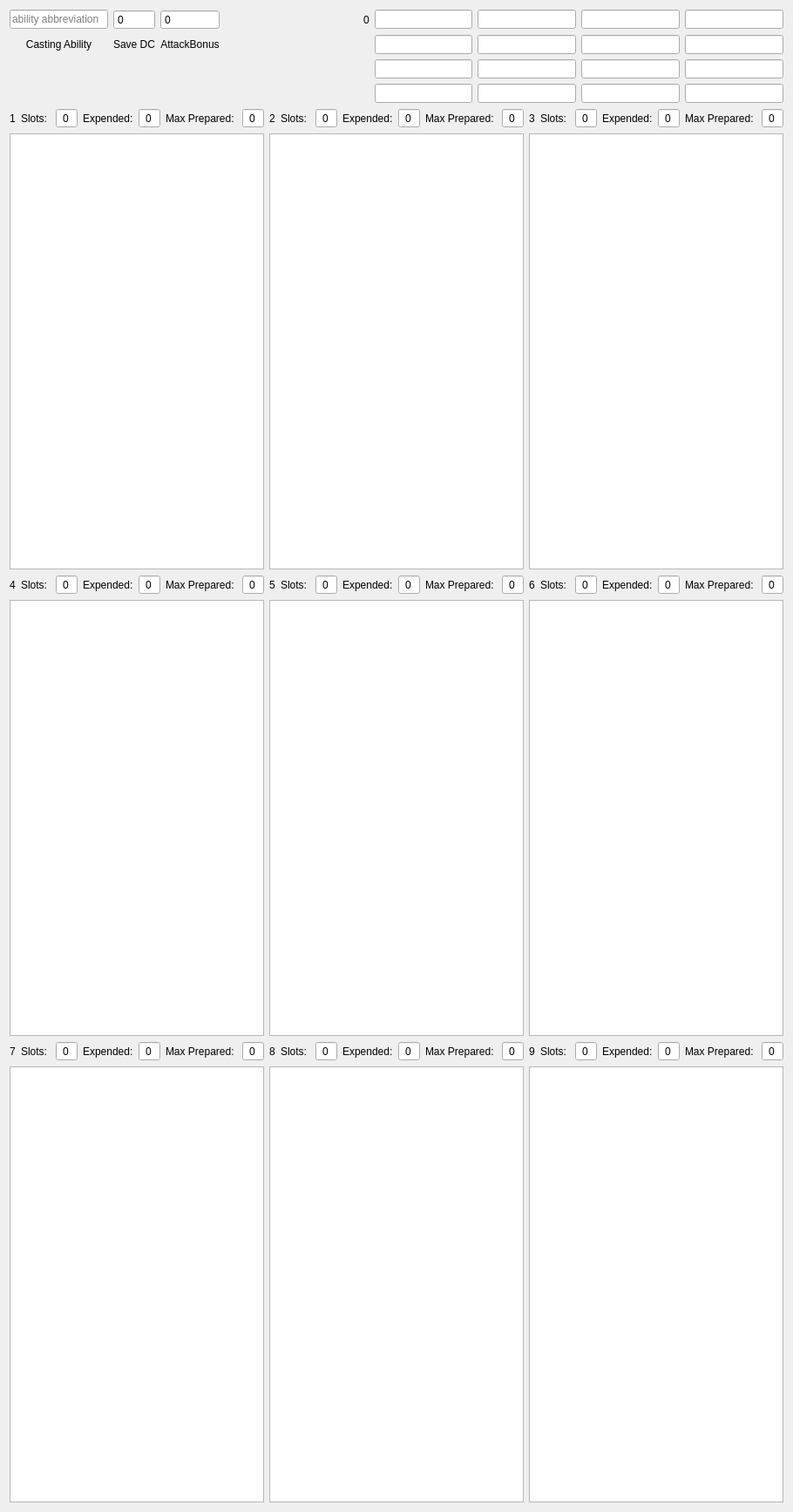
    <widget class="QWidget" name="spellSheet" native="true">
     <layout class="QVBoxLayout" name="verticalLayout">
      <item>
       <layout class="QGridLayout" name="spellHeader">
        <item row="0" column="0">
         <widget class="QLineEdit" name="spellAbility">
          <property name="maxLength">
           <number>3</number>
          </property>
          <property name="placeholderText">
           <string>ability abbreviation</string>
          </property>
         </widget>
        </item>
        <item row="1" column="7">
         <widget class="QLineEdit" name="spellLevel0_6"/>
        </item>
        <item row="0" column="8">
         <widget class="QLineEdit" name="spellLevel0_3"/>
        </item>
        <item row="0" column="3">
         <widget class="QPushButton" name="spellRoll">
          <property name="sizePolicy">
           <sizepolicy hsizetype="Maximum" vsizetype="Fixed">
            <horstretch>0</horstretch>
            <verstretch>0</verstretch>
           </sizepolicy>
          </property>
          <property name="text">
           <string/>
          </property>
          <property name="icon">
           <iconset resource="resource_icons.qrc">
            <normaloff>:/images/Icons/roll.png</normaloff>:/images/Icons/roll.png</iconset>
          </property>
          <property name="flat">
           <bool>true</bool>
          </property>
         </widget>
        </item>
        <item row="1" column="2">
         <widget class="QLabel" name="spellAttackLabel">
          <property name="sizePolicy">
           <sizepolicy hsizetype="Preferred" vsizetype="Maximum">
            <horstretch>0</horstretch>
            <verstretch>0</verstretch>
           </sizepolicy>
          </property>
          <property name="text">
           <string>AttackBonus</string>
          </property>
          <property name="alignment">
           <set>Qt::AlignCenter</set>
          </property>
         </widget>
        </item>
        <item row="0" column="5">
         <widget class="QLabel" name="spellLevel0Label">
          <property name="styleSheet">
           <string notr="true">font: 14pt &quot;MS Shell Dlg 2&quot;;</string>
          </property>
          <property name="text">
           <string>0</string>
          </property>
          <property name="scaledContents">
           <bool>false</bool>
          </property>
          <property name="alignment">
           <set>Qt::AlignCenter</set>
          </property>
         </widget>
        </item>
        <item row="1" column="0">
         <widget class="QLabel" name="spellAbilityLabel">
          <property name="sizePolicy">
           <sizepolicy hsizetype="Preferred" vsizetype="Maximum">
            <horstretch>0</horstretch>
            <verstretch>0</verstretch>
           </sizepolicy>
          </property>
          <property name="text">
           <string>Casting Ability</string>
          </property>
          <property name="alignment">
           <set>Qt::AlignCenter</set>
          </property>
         </widget>
        </item>
        <item row="0" column="2">
         <widget class="QSpinBox" name="spellAttack">
          <property name="buttonSymbols">
           <enum>QAbstractSpinBox::NoButtons</enum>
          </property>
          <property name="minimum">
           <number>-20</number>
          </property>
          <property name="maximum">
           <number>30</number>
          </property>
         </widget>
        </item>
        <item row="2" column="9">
         <widget class="QLineEdit" name="spellLevel0_12"/>
        </item>
        <item row="0" column="1">
         <widget class="QSpinBox" name="spellDC">
          <property name="buttonSymbols">
           <enum>QAbstractSpinBox::NoButtons</enum>
          </property>
          <property name="minimum">
           <number>-20</number>
          </property>
          <property name="maximum">
           <number>30</number>
          </property>
         </widget>
        </item>
        <item row="2" column="8">
         <widget class="QLineEdit" name="spellLevel0_11"/>
        </item>
        <item row="2" column="6">
         <widget class="QLineEdit" name="spellLevel0_9"/>
        </item>
        <item row="0" column="4">
         <spacer name="horizontalSpacer">
          <property name="orientation">
           <enum>Qt::Horizontal</enum>
          </property>
          <property name="sizeHint" stdset="0">
           <size>
            <width>40</width>
            <height>20</height>
           </size>
          </property>
         </spacer>
        </item>
        <item row="1" column="6">
         <widget class="QLineEdit" name="spellLevel0_5"/>
        </item>
        <item row="0" column="7">
         <widget class="QLineEdit" name="spellLevel0_2"/>
        </item>
        <item row="2" column="7">
         <widget class="QLineEdit" name="spellLevel0_10"/>
        </item>
        <item row="1" column="1">
         <widget class="QLabel" name="spellDCLabel">
          <property name="sizePolicy">
           <sizepolicy hsizetype="Preferred" vsizetype="Maximum">
            <horstretch>0</horstretch>
            <verstretch>0</verstretch>
           </sizepolicy>
          </property>
          <property name="text">
           <string>Save DC</string>
          </property>
          <property name="alignment">
           <set>Qt::AlignCenter</set>
          </property>
         </widget>
        </item>
        <item row="1" column="8">
         <widget class="QLineEdit" name="spellLevel0_7"/>
        </item>
        <item row="1" column="9">
         <widget class="QLineEdit" name="spellLevel0_8"/>
        </item>
        <item row="0" column="6">
         <widget class="QLineEdit" name="spellLevel0_1"/>
        </item>
        <item row="0" column="9">
         <widget class="QLineEdit" name="spellLevel0_4"/>
        </item>
        <item row="3" column="6">
         <widget class="QLineEdit" name="spellLevel0_13"/>
        </item>
        <item row="3" column="7">
         <widget class="QLineEdit" name="spellLevel0_14"/>
        </item>
        <item row="3" column="8">
         <widget class="QLineEdit" name="spellLevel0_15"/>
        </item>
        <item row="3" column="9">
         <widget class="QLineEdit" name="spellLevel0_16"/>
        </item>
       </layout>
      </item>
      <item>
       <layout class="QHBoxLayout" name="spellsRow1">
        <item>
         <layout class="QVBoxLayout" name="spellLevel1">
          <item>
           <layout class="QHBoxLayout" name="spellLevel1Header">
            <item>
             <widget class="QLabel" name="spellLevel1Label">
              <property name="styleSheet">
               <string notr="true">font: 14pt &quot;MS Shell Dlg 2&quot;;</string>
              </property>
              <property name="text">
               <string>1</string>
              </property>
              <property name="scaledContents">
               <bool>false</bool>
              </property>
              <property name="alignment">
               <set>Qt::AlignCenter</set>
              </property>
             </widget>
            </item>
            <item>
             <widget class="QLabel" name="spellLevel1SlotsLabel">
              <property name="text">
               <string>Slots: </string>
              </property>
             </widget>
            </item>
            <item>
             <widget class="QSpinBox" name="spellLevel1Slots">
              <property name="alignment">
               <set>Qt::AlignCenter</set>
              </property>
              <property name="buttonSymbols">
               <enum>QAbstractSpinBox::NoButtons</enum>
              </property>
             </widget>
            </item>
            <item>
             <widget class="QLabel" name="spellLevel1ExpendedLabel">
              <property name="text">
               <string>Expended:</string>
              </property>
             </widget>
            </item>
            <item>
             <widget class="QSpinBox" name="spellLevel1Expended">
              <property name="alignment">
               <set>Qt::AlignCenter</set>
              </property>
              <property name="buttonSymbols">
               <enum>QAbstractSpinBox::NoButtons</enum>
              </property>
             </widget>
            </item>
            <item>
             <widget class="QLabel" name="spellLevel1PreparedLabel">
              <property name="text">
               <string>Max Prepared: </string>
              </property>
             </widget>
            </item>
            <item>
             <widget class="QSpinBox" name="spellLevel1Prepared">
              <property name="alignment">
               <set>Qt::AlignCenter</set>
              </property>
              <property name="buttonSymbols">
               <enum>QAbstractSpinBox::NoButtons</enum>
              </property>
             </widget>
            </item>
           </layout>
          </item>
          <item>
           <widget class="QListWidget" name="spellsLevel1">
            <property name="sizePolicy">
             <sizepolicy hsizetype="Expanding" vsizetype="MinimumExpanding">
              <horstretch>0</horstretch>
              <verstretch>0</verstretch>
             </sizepolicy>
            </property>
            <property name="minimumSize">
             <size>
              <width>0</width>
              <height>500</height>
             </size>
            </property>
           </widget>
          </item>
         </layout>
        </item>
        <item>
         <layout class="QVBoxLayout" name="spellLevel2">
          <item>
           <layout class="QHBoxLayout" name="spellLevel2Header">
            <item>
             <widget class="QLabel" name="spellLevel2Label">
              <property name="styleSheet">
               <string notr="true">font: 14pt &quot;MS Shell Dlg 2&quot;;</string>
              </property>
              <property name="text">
               <string>2</string>
              </property>
              <property name="scaledContents">
               <bool>false</bool>
              </property>
              <property name="alignment">
               <set>Qt::AlignCenter</set>
              </property>
             </widget>
            </item>
            <item>
             <widget class="QLabel" name="spellLevel2SlotsLabel">
              <property name="text">
               <string>Slots: </string>
              </property>
             </widget>
            </item>
            <item>
             <widget class="QSpinBox" name="spellLevel2Slots">
              <property name="alignment">
               <set>Qt::AlignCenter</set>
              </property>
              <property name="buttonSymbols">
               <enum>QAbstractSpinBox::NoButtons</enum>
              </property>
             </widget>
            </item>
            <item>
             <widget class="QLabel" name="spellLevel2ExpendedLabel">
              <property name="text">
               <string>Expended:</string>
              </property>
             </widget>
            </item>
            <item>
             <widget class="QSpinBox" name="spellLevel2Expended">
              <property name="alignment">
               <set>Qt::AlignCenter</set>
              </property>
              <property name="buttonSymbols">
               <enum>QAbstractSpinBox::NoButtons</enum>
              </property>
             </widget>
            </item>
            <item>
             <widget class="QLabel" name="spellLevel2PreparedLabel">
              <property name="text">
               <string>Max Prepared: </string>
              </property>
             </widget>
            </item>
            <item>
             <widget class="QSpinBox" name="spellLevel2Prepared">
              <property name="alignment">
               <set>Qt::AlignCenter</set>
              </property>
              <property name="buttonSymbols">
               <enum>QAbstractSpinBox::NoButtons</enum>
              </property>
             </widget>
            </item>
           </layout>
          </item>
          <item>
           <widget class="QListWidget" name="spellsLevel2">
            <property name="sizePolicy">
             <sizepolicy hsizetype="Expanding" vsizetype="MinimumExpanding">
              <horstretch>0</horstretch>
              <verstretch>0</verstretch>
             </sizepolicy>
            </property>
            <property name="minimumSize">
             <size>
              <width>0</width>
              <height>500</height>
             </size>
            </property>
           </widget>
          </item>
         </layout>
        </item>
        <item>
         <layout class="QVBoxLayout" name="spellLevel3">
          <item>
           <layout class="QHBoxLayout" name="spellLevel3Header">
            <item>
             <widget class="QLabel" name="spellLevel3Label">
              <property name="styleSheet">
               <string notr="true">font: 14pt &quot;MS Shell Dlg 2&quot;;</string>
              </property>
              <property name="text">
               <string>3</string>
              </property>
              <property name="scaledContents">
               <bool>false</bool>
              </property>
              <property name="alignment">
               <set>Qt::AlignCenter</set>
              </property>
             </widget>
            </item>
            <item>
             <widget class="QLabel" name="spellLevel3SlotsLabel">
              <property name="text">
               <string>Slots: </string>
              </property>
             </widget>
            </item>
            <item>
             <widget class="QSpinBox" name="spellLevel3Slots">
              <property name="alignment">
               <set>Qt::AlignCenter</set>
              </property>
              <property name="buttonSymbols">
               <enum>QAbstractSpinBox::NoButtons</enum>
              </property>
             </widget>
            </item>
            <item>
             <widget class="QLabel" name="spellLevel3ExpendedLabel">
              <property name="text">
               <string>Expended:</string>
              </property>
             </widget>
            </item>
            <item>
             <widget class="QSpinBox" name="spellLevel3Expended">
              <property name="alignment">
               <set>Qt::AlignCenter</set>
              </property>
              <property name="buttonSymbols">
               <enum>QAbstractSpinBox::NoButtons</enum>
              </property>
             </widget>
            </item>
            <item>
             <widget class="QLabel" name="spellLevel3PreparedLabel">
              <property name="text">
               <string>Max Prepared: </string>
              </property>
             </widget>
            </item>
            <item>
             <widget class="QSpinBox" name="spellLevel3Prepared">
              <property name="alignment">
               <set>Qt::AlignCenter</set>
              </property>
              <property name="buttonSymbols">
               <enum>QAbstractSpinBox::NoButtons</enum>
              </property>
             </widget>
            </item>
           </layout>
          </item>
          <item>
           <widget class="QListWidget" name="spellsLevel3">
            <property name="sizePolicy">
             <sizepolicy hsizetype="Expanding" vsizetype="MinimumExpanding">
              <horstretch>0</horstretch>
              <verstretch>0</verstretch>
             </sizepolicy>
            </property>
            <property name="minimumSize">
             <size>
              <width>0</width>
              <height>500</height>
             </size>
            </property>
           </widget>
          </item>
         </layout>
        </item>
       </layout>
      </item>
      <item>
       <layout class="QHBoxLayout" name="spellsRow2">
        <item>
         <layout class="QVBoxLayout" name="spellLevel4">
          <item>
           <layout class="QHBoxLayout" name="spellLevel4Header">
            <item>
             <widget class="QLabel" name="spellLevel4Label">
              <property name="styleSheet">
               <string notr="true">font: 14pt &quot;MS Shell Dlg 2&quot;;</string>
              </property>
              <property name="text">
               <string>4</string>
              </property>
              <property name="scaledContents">
               <bool>false</bool>
              </property>
              <property name="alignment">
               <set>Qt::AlignCenter</set>
              </property>
             </widget>
            </item>
            <item>
             <widget class="QLabel" name="spellLevel4SlotsLabel">
              <property name="text">
               <string>Slots: </string>
              </property>
             </widget>
            </item>
            <item>
             <widget class="QSpinBox" name="spellLevl4Slots">
              <property name="alignment">
               <set>Qt::AlignCenter</set>
              </property>
              <property name="buttonSymbols">
               <enum>QAbstractSpinBox::NoButtons</enum>
              </property>
             </widget>
            </item>
            <item>
             <widget class="QLabel" name="spellLevel4ExpendedLabel">
              <property name="text">
               <string>Expended:</string>
              </property>
             </widget>
            </item>
            <item>
             <widget class="QSpinBox" name="spellLevel4Expended">
              <property name="alignment">
               <set>Qt::AlignCenter</set>
              </property>
              <property name="buttonSymbols">
               <enum>QAbstractSpinBox::NoButtons</enum>
              </property>
             </widget>
            </item>
            <item>
             <widget class="QLabel" name="spellLevel4PreparedLabel">
              <property name="text">
               <string>Max Prepared: </string>
              </property>
             </widget>
            </item>
            <item>
             <widget class="QSpinBox" name="spellLevel4Prepared">
              <property name="alignment">
               <set>Qt::AlignCenter</set>
              </property>
              <property name="buttonSymbols">
               <enum>QAbstractSpinBox::NoButtons</enum>
              </property>
             </widget>
            </item>
           </layout>
          </item>
          <item>
           <widget class="QListWidget" name="spellsLevel4">
            <property name="sizePolicy">
             <sizepolicy hsizetype="Expanding" vsizetype="MinimumExpanding">
              <horstretch>0</horstretch>
              <verstretch>0</verstretch>
             </sizepolicy>
            </property>
            <property name="minimumSize">
             <size>
              <width>0</width>
              <height>500</height>
             </size>
            </property>
           </widget>
          </item>
         </layout>
        </item>
        <item>
         <layout class="QVBoxLayout" name="spellLevel5">
          <item>
           <layout class="QHBoxLayout" name="spellLevel5Header">
            <item>
             <widget class="QLabel" name="spellLevel5Label">
              <property name="styleSheet">
               <string notr="true">font: 14pt &quot;MS Shell Dlg 2&quot;;</string>
              </property>
              <property name="text">
               <string>5</string>
              </property>
              <property name="scaledContents">
               <bool>false</bool>
              </property>
              <property name="alignment">
               <set>Qt::AlignCenter</set>
              </property>
             </widget>
            </item>
            <item>
             <widget class="QLabel" name="spellLevel5SlotsLabel">
              <property name="text">
               <string>Slots: </string>
              </property>
             </widget>
            </item>
            <item>
             <widget class="QSpinBox" name="spellLevel5Slots">
              <property name="alignment">
               <set>Qt::AlignCenter</set>
              </property>
              <property name="buttonSymbols">
               <enum>QAbstractSpinBox::NoButtons</enum>
              </property>
             </widget>
            </item>
            <item>
             <widget class="QLabel" name="spellLevel5ExpendedLabel">
              <property name="text">
               <string>Expended:</string>
              </property>
             </widget>
            </item>
            <item>
             <widget class="QSpinBox" name="spellLevel5Expended">
              <property name="alignment">
               <set>Qt::AlignCenter</set>
              </property>
              <property name="buttonSymbols">
               <enum>QAbstractSpinBox::NoButtons</enum>
              </property>
             </widget>
            </item>
            <item>
             <widget class="QLabel" name="spellLevel5PreparedLabel">
              <property name="text">
               <string>Max Prepared: </string>
              </property>
             </widget>
            </item>
            <item>
             <widget class="QSpinBox" name="spellLevel5Prepared">
              <property name="alignment">
               <set>Qt::AlignCenter</set>
              </property>
              <property name="buttonSymbols">
               <enum>QAbstractSpinBox::NoButtons</enum>
              </property>
             </widget>
            </item>
           </layout>
          </item>
          <item>
           <widget class="QListWidget" name="spellsLevel5">
            <property name="sizePolicy">
             <sizepolicy hsizetype="Expanding" vsizetype="MinimumExpanding">
              <horstretch>0</horstretch>
              <verstretch>0</verstretch>
             </sizepolicy>
            </property>
            <property name="minimumSize">
             <size>
              <width>0</width>
              <height>500</height>
             </size>
            </property>
           </widget>
          </item>
         </layout>
        </item>
        <item>
         <layout class="QVBoxLayout" name="spellLevel6">
          <item>
           <layout class="QHBoxLayout" name="spellLevel6Header">
            <item>
             <widget class="QLabel" name="spellLevel6Label">
              <property name="styleSheet">
               <string notr="true">font: 14pt &quot;MS Shell Dlg 2&quot;;</string>
              </property>
              <property name="text">
               <string>6</string>
              </property>
              <property name="scaledContents">
               <bool>false</bool>
              </property>
              <property name="alignment">
               <set>Qt::AlignCenter</set>
              </property>
             </widget>
            </item>
            <item>
             <widget class="QLabel" name="spellLevel6SlotsLabel">
              <property name="text">
               <string>Slots: </string>
              </property>
             </widget>
            </item>
            <item>
             <widget class="QSpinBox" name="spellLevel6Slots">
              <property name="alignment">
               <set>Qt::AlignCenter</set>
              </property>
              <property name="buttonSymbols">
               <enum>QAbstractSpinBox::NoButtons</enum>
              </property>
             </widget>
            </item>
            <item>
             <widget class="QLabel" name="spellLevel6ExpendedLabel">
              <property name="text">
               <string>Expended:</string>
              </property>
             </widget>
            </item>
            <item>
             <widget class="QSpinBox" name="spellLevel6Expended">
              <property name="alignment">
               <set>Qt::AlignCenter</set>
              </property>
              <property name="buttonSymbols">
               <enum>QAbstractSpinBox::NoButtons</enum>
              </property>
             </widget>
            </item>
            <item>
             <widget class="QLabel" name="spellLevel6PreparedLabel">
              <property name="text">
               <string>Max Prepared: </string>
              </property>
             </widget>
            </item>
            <item>
             <widget class="QSpinBox" name="spellLevel6Prepared">
              <property name="alignment">
               <set>Qt::AlignCenter</set>
              </property>
              <property name="buttonSymbols">
               <enum>QAbstractSpinBox::NoButtons</enum>
              </property>
             </widget>
            </item>
           </layout>
          </item>
          <item>
           <widget class="QListWidget" name="spellsLevel6">
            <property name="sizePolicy">
             <sizepolicy hsizetype="Expanding" vsizetype="MinimumExpanding">
              <horstretch>0</horstretch>
              <verstretch>0</verstretch>
             </sizepolicy>
            </property>
            <property name="minimumSize">
             <size>
              <width>0</width>
              <height>500</height>
             </size>
            </property>
           </widget>
          </item>
         </layout>
        </item>
       </layout>
      </item>
      <item>
       <layout class="QHBoxLayout" name="spellsRow3">
        <item>
         <layout class="QVBoxLayout" name="spellLevel7">
          <item>
           <layout class="QHBoxLayout" name="spellLevel7Header">
            <item>
             <widget class="QLabel" name="spellLevel7Label">
              <property name="styleSheet">
               <string notr="true">font: 14pt &quot;MS Shell Dlg 2&quot;;</string>
              </property>
              <property name="text">
               <string>7</string>
              </property>
              <property name="scaledContents">
               <bool>false</bool>
              </property>
              <property name="alignment">
               <set>Qt::AlignCenter</set>
              </property>
             </widget>
            </item>
            <item>
             <widget class="QLabel" name="spellLevel7SlotsLabel">
              <property name="text">
               <string>Slots: </string>
              </property>
             </widget>
            </item>
            <item>
             <widget class="QSpinBox" name="spellLevel7Slots">
              <property name="alignment">
               <set>Qt::AlignCenter</set>
              </property>
              <property name="buttonSymbols">
               <enum>QAbstractSpinBox::NoButtons</enum>
              </property>
             </widget>
            </item>
            <item>
             <widget class="QLabel" name="spellLevel7ExpendedLabel">
              <property name="text">
               <string>Expended:</string>
              </property>
             </widget>
            </item>
            <item>
             <widget class="QSpinBox" name="spellLevel7Expended">
              <property name="alignment">
               <set>Qt::AlignCenter</set>
              </property>
              <property name="buttonSymbols">
               <enum>QAbstractSpinBox::NoButtons</enum>
              </property>
             </widget>
            </item>
            <item>
             <widget class="QLabel" name="spellLevel7PreparedLabel">
              <property name="text">
               <string>Max Prepared: </string>
              </property>
             </widget>
            </item>
            <item>
             <widget class="QSpinBox" name="spellLevel7Prepared">
              <property name="alignment">
               <set>Qt::AlignCenter</set>
              </property>
              <property name="buttonSymbols">
               <enum>QAbstractSpinBox::NoButtons</enum>
              </property>
             </widget>
            </item>
           </layout>
          </item>
          <item>
           <widget class="QListWidget" name="spellsLevel7">
            <property name="sizePolicy">
             <sizepolicy hsizetype="Expanding" vsizetype="MinimumExpanding">
              <horstretch>0</horstretch>
              <verstretch>0</verstretch>
             </sizepolicy>
            </property>
            <property name="minimumSize">
             <size>
              <width>0</width>
              <height>500</height>
             </size>
            </property>
           </widget>
          </item>
         </layout>
        </item>
        <item>
         <layout class="QVBoxLayout" name="spellLevel8">
          <item>
           <layout class="QHBoxLayout" name="spellLevel8Header">
            <item>
             <widget class="QLabel" name="spellLevel8Label">
              <property name="styleSheet">
               <string notr="true">font: 14pt &quot;MS Shell Dlg 2&quot;;</string>
              </property>
              <property name="text">
               <string>8</string>
              </property>
              <property name="scaledContents">
               <bool>false</bool>
              </property>
              <property name="alignment">
               <set>Qt::AlignCenter</set>
              </property>
             </widget>
            </item>
            <item>
             <widget class="QLabel" name="spellLevel8SlotsLabel">
              <property name="text">
               <string>Slots: </string>
              </property>
             </widget>
            </item>
            <item>
             <widget class="QSpinBox" name="spellLevel8Slots">
              <property name="alignment">
               <set>Qt::AlignCenter</set>
              </property>
              <property name="buttonSymbols">
               <enum>QAbstractSpinBox::NoButtons</enum>
              </property>
             </widget>
            </item>
            <item>
             <widget class="QLabel" name="spellLevel8ExpendedLabel">
              <property name="text">
               <string>Expended:</string>
              </property>
             </widget>
            </item>
            <item>
             <widget class="QSpinBox" name="spellLevel8Expended">
              <property name="alignment">
               <set>Qt::AlignCenter</set>
              </property>
              <property name="buttonSymbols">
               <enum>QAbstractSpinBox::NoButtons</enum>
              </property>
             </widget>
            </item>
            <item>
             <widget class="QLabel" name="spellLevel8PreparedLabel">
              <property name="text">
               <string>Max Prepared: </string>
              </property>
             </widget>
            </item>
            <item>
             <widget class="QSpinBox" name="spellLevel8Prepared">
              <property name="alignment">
               <set>Qt::AlignCenter</set>
              </property>
              <property name="buttonSymbols">
               <enum>QAbstractSpinBox::NoButtons</enum>
              </property>
             </widget>
            </item>
           </layout>
          </item>
          <item>
           <widget class="QListWidget" name="spellsLevel8">
            <property name="sizePolicy">
             <sizepolicy hsizetype="Expanding" vsizetype="MinimumExpanding">
              <horstretch>0</horstretch>
              <verstretch>0</verstretch>
             </sizepolicy>
            </property>
            <property name="minimumSize">
             <size>
              <width>0</width>
              <height>500</height>
             </size>
            </property>
           </widget>
          </item>
         </layout>
        </item>
        <item>
         <layout class="QVBoxLayout" name="spellLevel9">
          <item>
           <layout class="QHBoxLayout" name="spellLevel9Header">
            <item>
             <widget class="QLabel" name="spellLevel9Label">
              <property name="styleSheet">
               <string notr="true">font: 14pt &quot;MS Shell Dlg 2&quot;;</string>
              </property>
              <property name="text">
               <string>9</string>
              </property>
              <property name="scaledContents">
               <bool>false</bool>
              </property>
              <property name="alignment">
               <set>Qt::AlignCenter</set>
              </property>
             </widget>
            </item>
            <item>
             <widget class="QLabel" name="spellLevel9SlotsLabel">
              <property name="text">
               <string>Slots: </string>
              </property>
             </widget>
            </item>
            <item>
             <widget class="QSpinBox" name="spellLevel9Slots">
              <property name="alignment">
               <set>Qt::AlignCenter</set>
              </property>
              <property name="buttonSymbols">
               <enum>QAbstractSpinBox::NoButtons</enum>
              </property>
             </widget>
            </item>
            <item>
             <widget class="QLabel" name="spellLevel9ExpendedLabel">
              <property name="text">
               <string>Expended:</string>
              </property>
             </widget>
            </item>
            <item>
             <widget class="QSpinBox" name="spellLevel9Expended">
              <property name="alignment">
               <set>Qt::AlignCenter</set>
              </property>
              <property name="buttonSymbols">
               <enum>QAbstractSpinBox::NoButtons</enum>
              </property>
             </widget>
            </item>
            <item>
             <widget class="QLabel" name="spellLevel9PreparedLabel">
              <property name="text">
               <string>Max Prepared: </string>
              </property>
             </widget>
            </item>
            <item>
             <widget class="QSpinBox" name="spellLevel9Prepared">
              <property name="alignment">
               <set>Qt::AlignCenter</set>
              </property>
              <property name="buttonSymbols">
               <enum>QAbstractSpinBox::NoButtons</enum>
              </property>
             </widget>
            </item>
           </layout>
          </item>
          <item>
           <widget class="QListWidget" name="spellsLevel9">
            <property name="sizePolicy">
             <sizepolicy hsizetype="Expanding" vsizetype="MinimumExpanding">
              <horstretch>0</horstretch>
              <verstretch>0</verstretch>
             </sizepolicy>
            </property>
            <property name="minimumSize">
             <size>
              <width>0</width>
              <height>500</height>
             </size>
            </property>
           </widget>
          </item>
         </layout>
        </item>
       </layout>
      </item>
     </layout>
    </widget>
